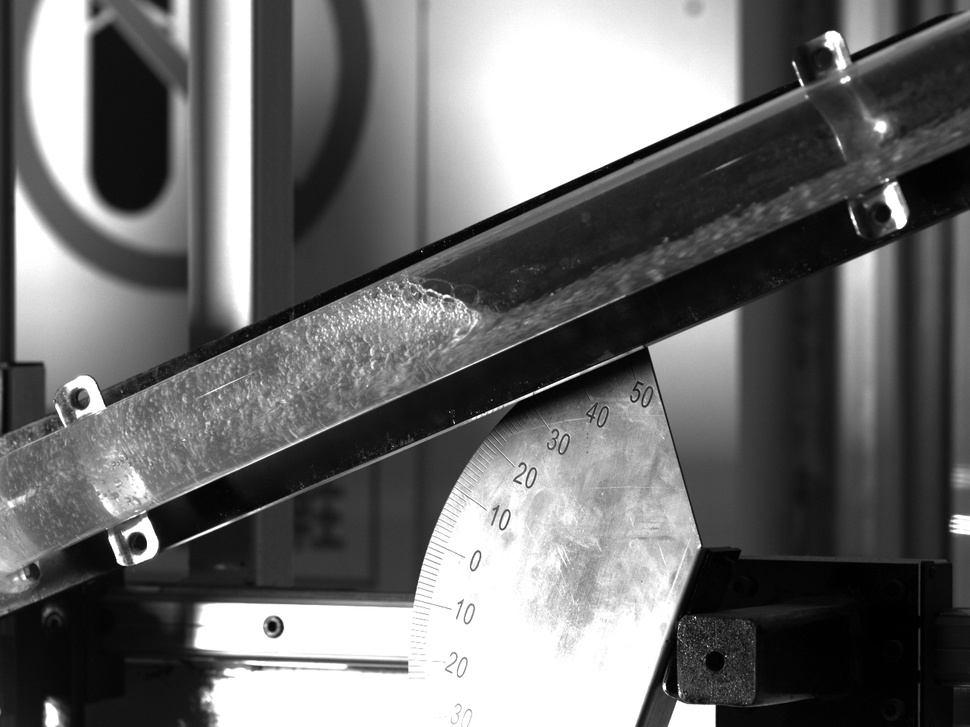
#> input picture 大创/2.jpg, 970 x 727 px, shrunk from 1280 x 960 before the run
$ jupyter execute --allow-errors '气泡.ipynb'
#> lines starting #> are read from the running program, lines starting #| are printed output that depends on the picture; after the words box and inside, x2 and y2 are one past the last pixel; in counts of white or black regions, pixels touching at a corner belong together
# 基础函数

[cell 1]
import cv2

img = cv2.imread("2.jpg")
#> img is the input picture: shape (727, 970, 3); min 0, max 255, mean 108.3
cv2.imshow("img", img)

# 二值化
th_img = cv2.threshold(img, 127, 255, cv2.THRESH_BINARY)[1]
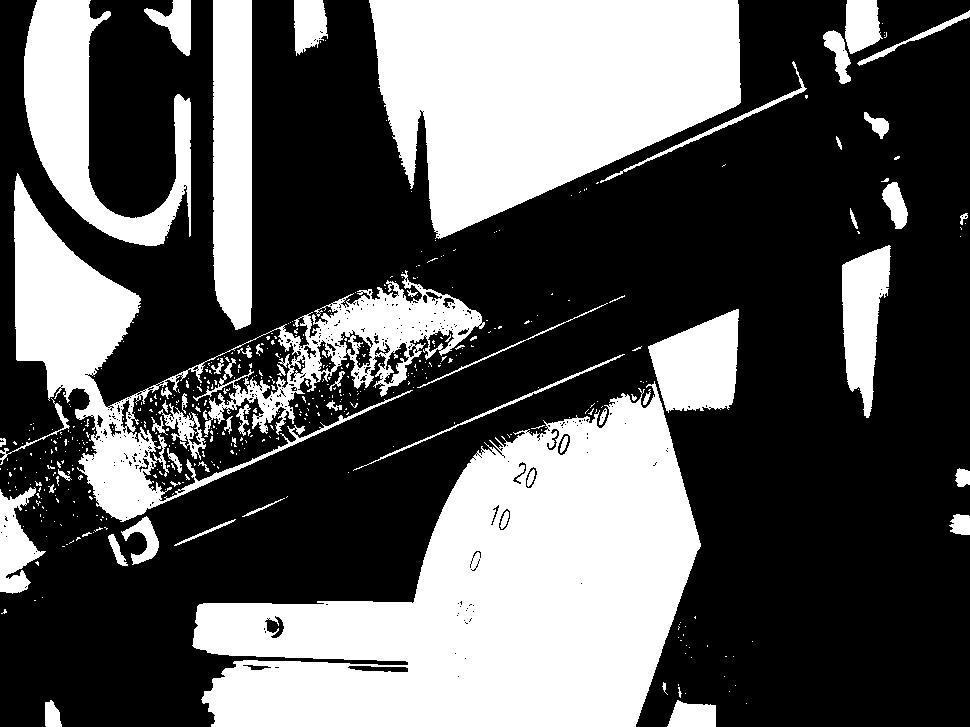
#> th_img: shape (727, 970, 3); 36% white; 489 white regions (424 under 20 px), largest, box (x1, y1, x2, y2) and area: (192, 381, 701, 727) 97537, (369, 0, 741, 239) 61473, (14, 173, 485, 522) 35275
cv2.imshow("th_img", th_img)

cv2.waitKey(0)
cv2.destroyAllWindows()

# 截取图像

[cell 2]
import cv2
import numpy as np

import cv2

# 定义回调函数，用于处理鼠标事件
# [23 lines left out: functions mouse_callback, extract_quadrilateral, not called in this run]

# 读取图像
image = cv2.imread('2.jpg')
global q_loc

# 创建窗口并设置鼠标回调函数
cv2.namedWindow('Image')
clicks_count = {'clicks': 0}
cv2.setMouseCallback('Image', mouse_callback, clicks_count)

while True:
    # 显示图像
    cv2.imshow('Image', image)

    # 等待用户按键，若按下ESC键则退出循环
    key = cv2.waitKey(1)
#> (key Esc is pressed here)
    if key == 27:
        break

# 定义平行四边形的四个顶点坐标（顺时针或逆时针定义）
#> (the rest of this cell did not finish here and is left out)

[cell 3]
import cv2
import numpy as np

import cv2

# 定义回调函数，用于处理鼠标事件
# [26 lines left out: functions mouse_callback, extract_quadrilateral, not called in this run]

# 读取图像
image = cv2.imread('2.jpg')
global q_loc

# 创建窗口并设置鼠标回调函数
cv2.namedWindow('Image')
clicks_count = {'clicks': 0}
cv2.setMouseCallback('Image', mouse_callback, clicks_count)

while True:
    # 显示图像
    cv2.imshow('Image', image)

    # 等待用户按键，若按下ESC键则退出循环
    key = cv2.waitKey(1)
#> (key Esc is pressed here)
    if key == 27:
        break

# 定义平行四边形的四个顶点坐标（顺时针或逆时针定义）
#> (the rest of this cell did not finish here and is left out)

## 找到管道的四个端点

[cell 4]
import cv2
import numpy as np

def find_pipe_endpoints(image_path):
    # 读取图像
#> called with image_path = '1.jpg'
    image = cv2.imread(image_path)
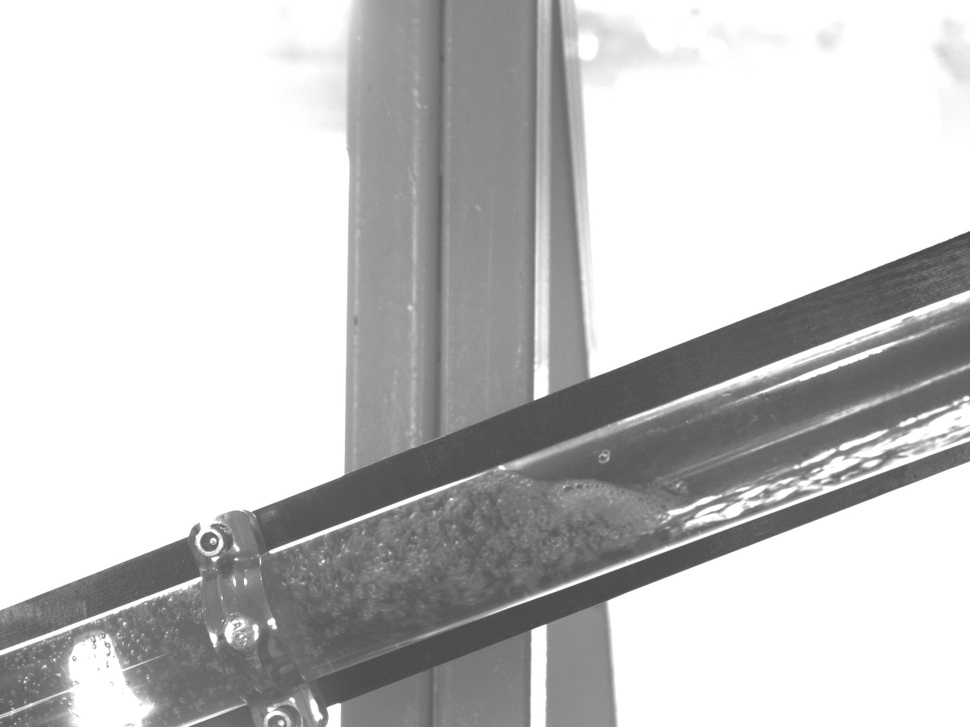
#> input picture 大创/1.jpg, 970 x 727 px, shrunk from 1280 x 960 before the run
#> image is the input picture: shape (727, 970, 3); min 70, max 255, mean 197.5

    # 进行边缘检测
    edges = cv2.Canny(image, 50, 150, apertureSize=3)
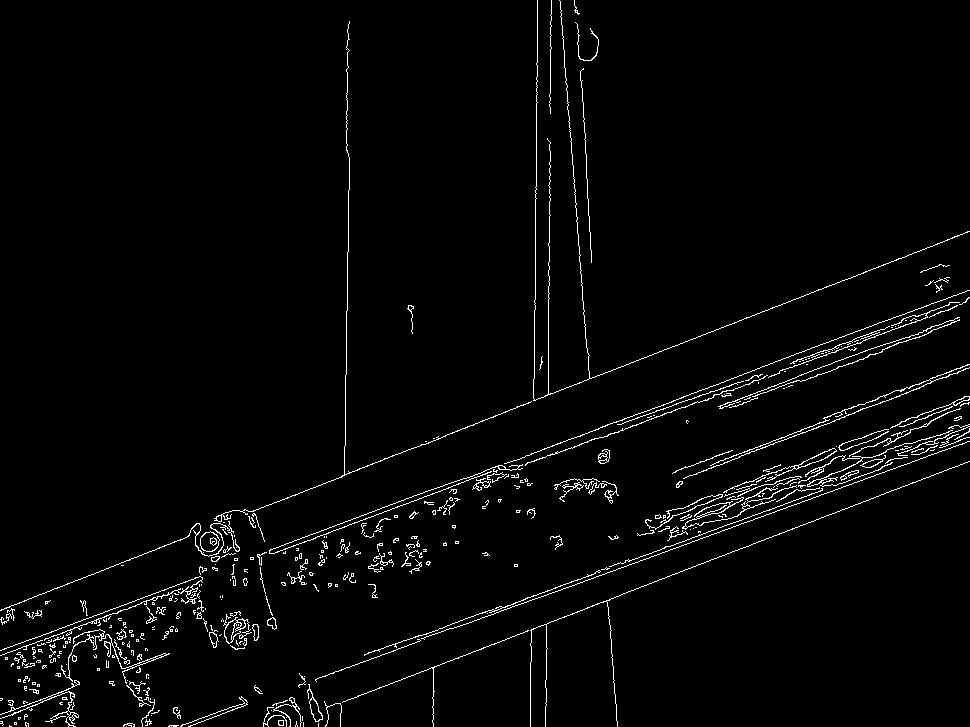
#> edges: shape (727, 970); 2.5% white in thin lines or dots

    # 先膨胀后腐蚀
    kernel = np.ones((5, 5), np.uint8)
    edges = cv2.dilate(edges, kernel, iterations=2)
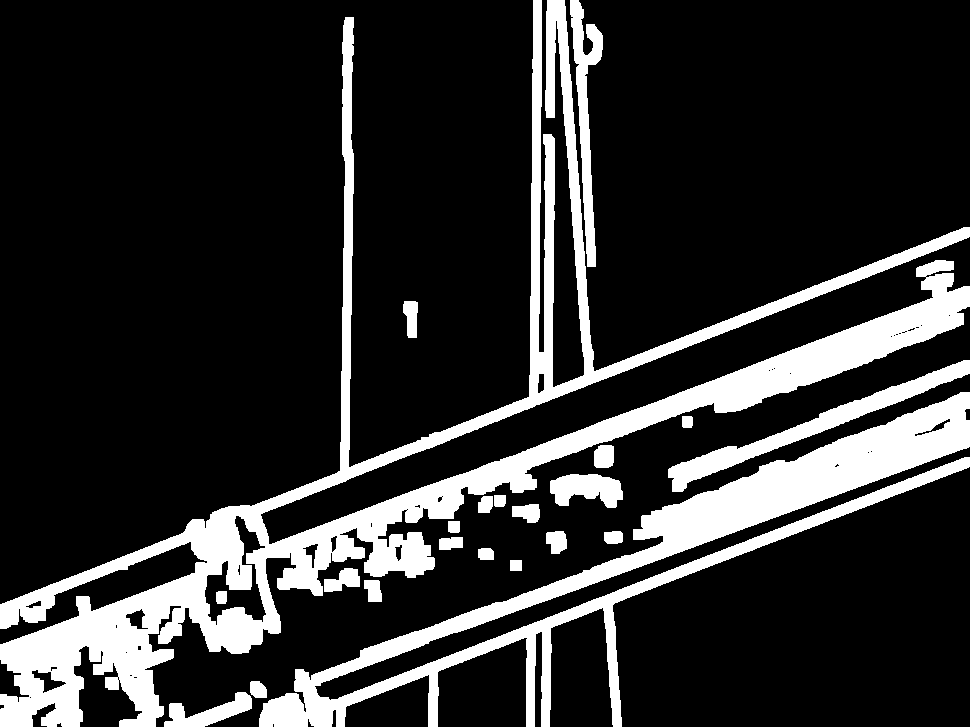
#> edges: shape (727, 970); 18.4% white; 22 white regions, largest, box (x1, y1, x2, y2) and area: (0, 0, 970, 727) 77205, (259, 392, 970, 727) 36444, (668, 360, 970, 492) 5376
    edges = cv2.erode(edges, kernel, iterations=2)
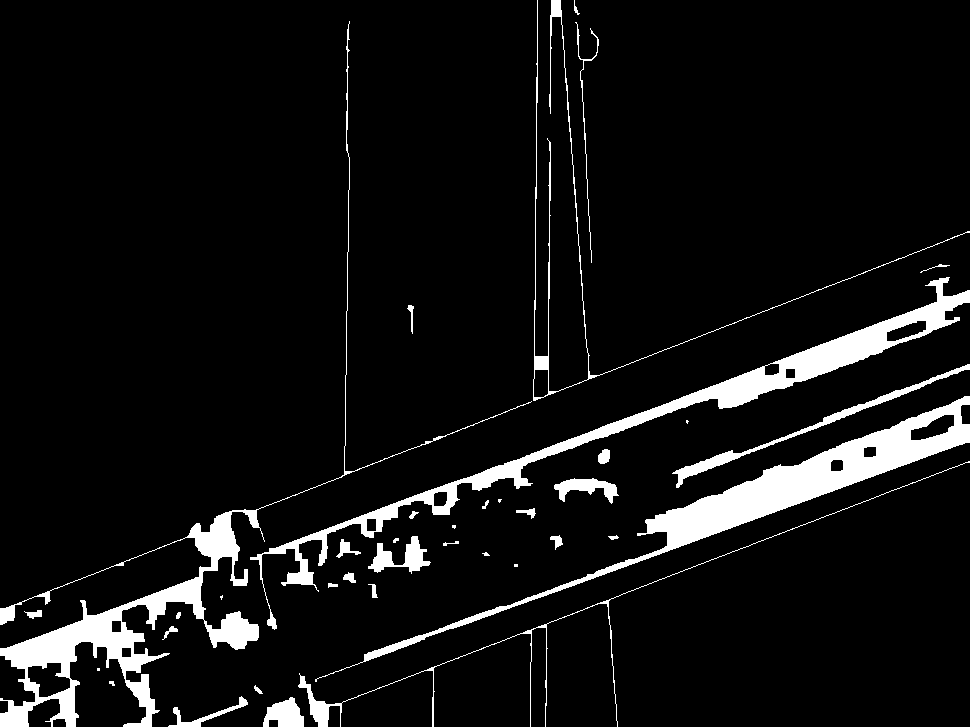
#> edges: shape (727, 970); 7.3% white; 38 white regions (7 under 20 px)


    # 查看边缘检测结果
    cv2.imshow('Edges', edges)

    # 寻找轮廓
    contours, _ = cv2.findContours(edges, cv2.RETR_EXTERNAL, cv2.CHAIN_APPROX_SIMPLE)
#> contours = 38 contours, 14 with area under 20; largest, box (x1, y1, x2, y2) and area: (315, 396, 970, 682) 14147, (0, 21, 532, 727) 12790, (250, 277, 970, 630) 12666, (672, 364, 970, 488) 1639, (533, 0, 970, 401) 1070

    # 选择最大的轮廓
    largest_contour = max(contours, key=cv2.contourArea)
#> largest_contour = contour of 935 points, box (x1, y1, x2, y2) (315, 396, 970, 682), area 14147

    # 显示最大的轮廓
    cv2.drawContours(image, [largest_contour], -1, (0, 255, 0), 3)
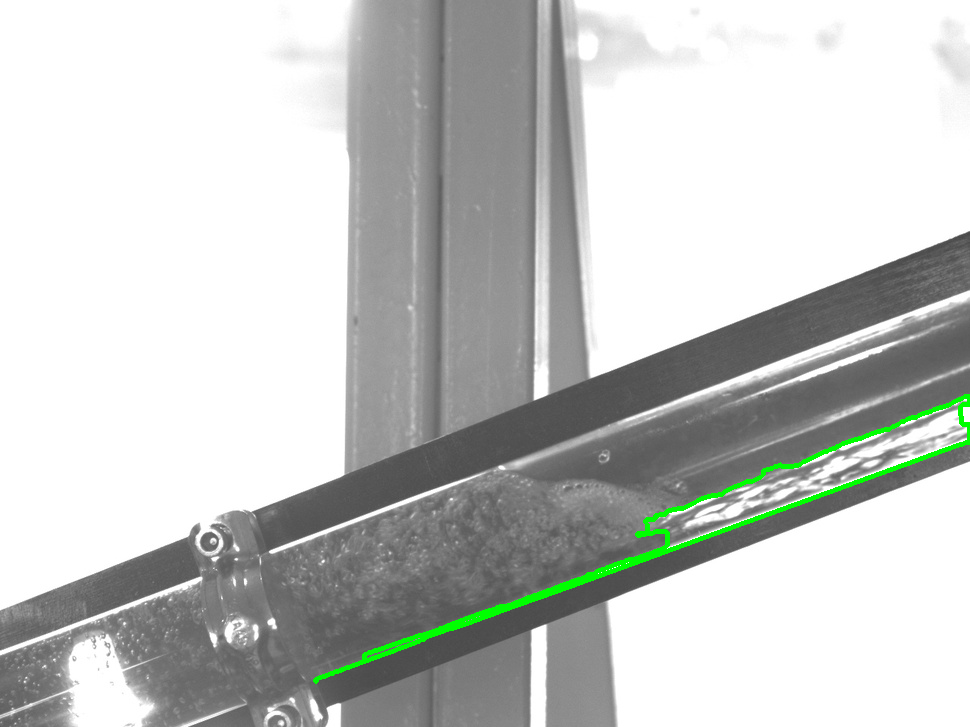
#> image: shape (727, 970, 3); 0.96% of pixels changed, all inside (x1, y1, x2, y2) = (313, 394, 970, 684)
    cv2.imshow('Largest Contour', image)

    # 进行透视变换
    epsilon = 0.02 * cv2.arcLength(largest_contour, True)
#> epsilon = 33.7
    approx = cv2.approxPolyDP(largest_contour, epsilon, True)
#> approx = [[969, 396], [315, 681], [969, 442]]

    # 提取四个端点
    if len(approx) == 4:
        pipe_endpoints = approx.reshape(-1, 2)
        return pipe_endpoints
    else:
        print("未能找到四个端点")

# 使用示例
image_path = '1.jpg'  # 替换为实际图像路径
endpoints = find_pipe_endpoints(image_path)
cv2.waitKey(0)
cv2.destroyAllWindows()

if endpoints is not None:
    print("管道四个端点的位置：", endpoints)
else:
    print("未能找到四个端点")

# 网上代码研究

[cell 5]
import cv2

# 定义回调函数，用于处理鼠标事件
def mouse_callback(event, x, y, flags, param):
    if event == cv2.EVENT_LBUTTONDOWN:
        print(f"Clicked at ({x}, {y})")

# 读取图像
image = cv2.imread('2.jpg')

# 创建窗口并设置鼠标回调函数
cv2.namedWindow('Image')
cv2.setMouseCallback('Image', mouse_callback)

while True:
    # 显示图像
    cv2.imshow('Image', image)

    # 等待用户按键，若按下ESC键则退出循环
    key = cv2.waitKey(1)
#> (key Esc is pressed here)
